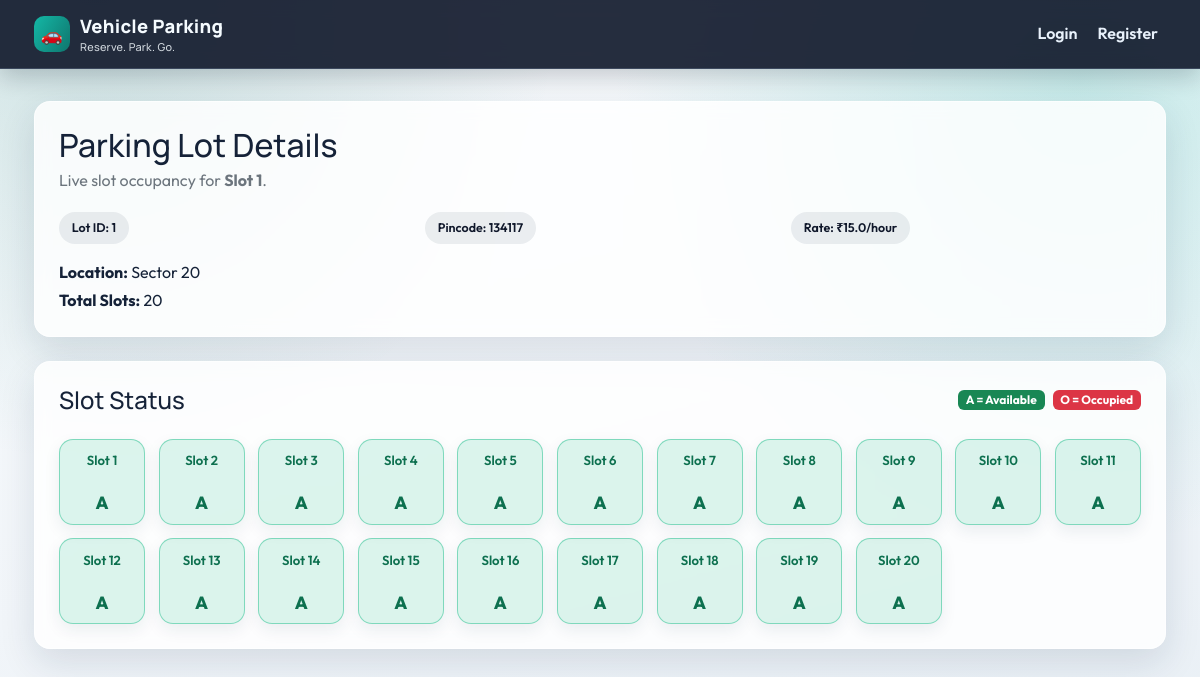
Screenshot of /slot/1/ with the database file from the repository.
### models.py (models this page shows)
class LotInfo(db.Model):
    __tablename__ = 'lots_info'
    lot_id = db.Column(db.Integer, primary_key=True)
    lot_title = db.Column(db.String(120), nullable=False)
    lot_location = db.Column(db.String(200))
    lot_zip = db.Column(db.String(10))
    rate_per_hr = db.Column(db.Float, nullable=False)
    total_slots = db.Column(db.Integer, nullable=False)
    slot_list = db.relationship('LotSlot', backref='parent_lot', cascade="all, delete", lazy=True)

class LotSlot(db.Model):
    __tablename__ = 'lot_slots'
    slot_id = db.Column(db.Integer, primary_key=True)
    parent_id = db.Column(db.Integer, db.ForeignKey('lots_info.lot_id'), nullable=False)
    slot_status = db.Column(db.String(1), default='A')
    current_reservation = db.relationship('SlotReservation', backref='reserved_slot', lazy=True, uselist=False)

### routes.py (the view)
    @app.route('/slot/<int:slot_id>/')
    def view_slot(slot_id):
        slot = LotInfo.query.get(slot_id)
        if not slot:
            flash("Slot not found.")
            return redirect(url_for('admin_login'))
        return render_template('show_slot.html', slot=slot)

### app.py (called while the page is built)
@app.context_processor
def inject_nav_context():
    user_id = session.get('user_id')
    user = AppUser.query.get(user_id) if user_id else None
    return {
        'nav_user': user,
        'nav_is_admin': bool(session.get('is_admin'))
    }

### templates/show_slot.html (shortened to what this page needs)
{% extends "layout.html" %}
{% block content %}
<section class="panel mb-4">
    <div class="panel-header">
        <h2 class="mb-1">Parking Lot Details</h2>
        <p class="text-secondary mb-0">Live slot occupancy for <strong>{{ slot.lot_title }}</strong>.</p>
    </div>
    <div class="panel-body pt-1">
        <div class="row g-3">
            <div class="col-sm-6 col-lg-4">
                <div class="stat-chip">Lot ID: {{ slot.lot_id }}</div>
            </div>
            <div class="col-sm-6 col-lg-4">
                <div class="stat-chip">Pincode: {{ slot.lot_zip }}</div>
            </div>
            <div class="col-sm-6 col-lg-4">
                <div class="stat-chip">Rate: ₹{{ slot.rate_per_hr }}/hour</div>
            </div>
        </div>
        <div class="mt-3">
            <p class="mb-1"><strong>Location:</strong> {{ slot.lot_location }}</p>
            <p class="mb-0"><strong>Total Slots:</strong> {{ slot.total_slots }}</p>
        </div>
    </div>
</section>
<section class="panel">
    <div class="panel-header d-flex flex-wrap justify-content-between align-items-center gap-2">
        <h4 class="mb-0">Slot Status</h4>
        <div class="d-flex gap-2">
            <span class="badge text-bg-success">A = Available</span>
            <span class="badge text-bg-danger">O = Occupied</span>
        </div>
    </div>
    <div class="panel-body pt-2">
        <div class="slot-grid">
            {% for slot_obj in slot.slot_list %}
                <div class="slot-box {% if slot_obj.slot_status == 'O' %}occupied{% else %}available{% endif %}">
                    <div class="slot-number">Slot {{ loop.index }}</div>
                    <div class="slot-status">{{ slot_obj.slot_status }}</div>
                </div>
            {% endfor %}
        </div>
    </div>
</section>
{% endblock %}

### templates/layout.html (style rules this page uses)
:root { --brand-900: #0f172a; --brand-700: #0f766e; --brand-500: #14b8a6; --mint-500: #14b8a6; --accent-500: #f59e0b; --surface-100: #f1f5f9; --surface-200: #e2e8f0; --surface-300: #cbd5e1; --text-900: #152238; --text-700: #3d4a5f; --text-500: #67758a; --space-1: 8px; --space-2: 16px; --space-3: 24px; --space-4: 32px; --space-5: 48px; --content-max: 1180px; --radius-lg: 16px; --radius-md: 12px; --shadow-soft: 0 14px 36px rgba(20, 44, 78, 0.12); --shadow-card: 0 10px 24px rgba(27, 52, 85, 0.08); }
html, body { min-height: 100%; }
body { font-family: "Outfit", "Segoe UI", sans-serif; color: var(--text-900); background: radial-gradient(circle at 90% 10%, rgba(20, 184, 166, 0.2), transparent 36%), radial-gradient(circle at 8% 0%, rgba(15, 118, 110, 0.18), transparent 34%), linear-gradient(165deg, #f8fbfd 0%, #f1f5f9 56%, #e8eff5 100%); background-attachment: fixed; line-height: 1.5; }
h1, h2, h3, h4, h5, h6, .navbar-brand { font-family: "Manrope", "Segoe UI", sans-serif; }
.panel { background: rgba(255, 255, 255, 0.82); border: 1px solid rgba(255, 255, 255, 0.6); box-shadow: var(--shadow-soft); backdrop-filter: blur(8px); border-radius: var(--radius-lg); }
.panel .panel-header { padding: var(--space-3) var(--space-3) var(--space-2); }
.panel .panel-body { padding: 0 var(--space-3) var(--space-3); }
.stat-chip { display: inline-flex; align-items: center; gap: 0.45rem; border-radius: 999px; padding: 0.4rem 0.8rem; font-size: 0.78rem; font-weight: 600; background: rgba(16, 37, 66, 0.08); color: var(--brand-900); }

### templates/show_slot.html (style rules this page uses)
.slot-grid { display: grid; grid-template-columns: repeat(auto-fill, minmax(84px, 1fr)); gap: 0.85rem; }
.slot-box { border-radius: 14px; min-height: 86px; display: grid; place-items: center; border: 1px solid transparent; box-shadow: 0 6px 16px rgba(26, 46, 71, 0.08); transition: transform 0.2s ease; }
.slot-box.available { background: rgba(16, 185, 129, 0.14); border-color: rgba(16, 185, 129, 0.45); color: #0d704f; }
.slot-number { font-size: 0.82rem; font-weight: 600; }
.slot-status { font-size: 1.1rem; font-weight: 800; line-height: 1; }

### rows the page displays
LotInfo: lot_title "Slot 1", lot_id "1", lot_zip "134117", rate_per_hr "15.0", lot_location "Sector 20", total_slots "20"
LotSlot: slot_status "A"
LotSlot: slot_status "A"
LotSlot: slot_status "A"
LotSlot: slot_status "A"
LotSlot: slot_status "A"
LotSlot: slot_status "A"
LotSlot: slot_status "A"
LotSlot: slot_status "A"
LotSlot: slot_status "A"
LotSlot: slot_status "A"
LotSlot: slot_status "A"
LotSlot: slot_status "A"
LotSlot: slot_status "A"
LotSlot: slot_status "A"
LotSlot: slot_status "A"
LotSlot: slot_status "A"
LotSlot: slot_status "A"
LotSlot: slot_status "A"
LotSlot: slot_status "A"
LotSlot: slot_status "A"
